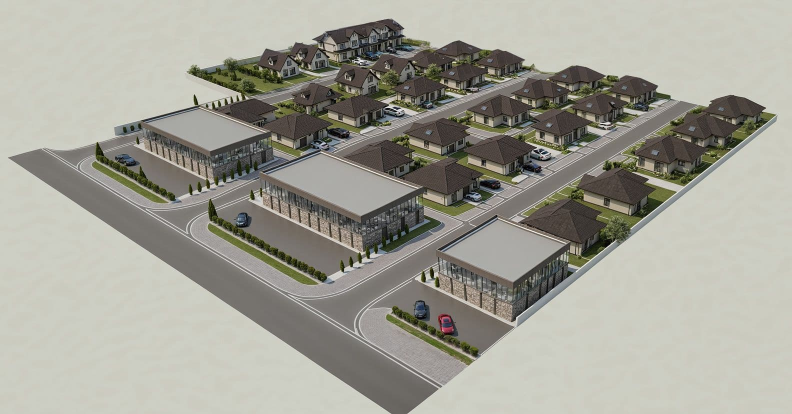
#> input picture 3D-задание-Игорю/04-эталон-рендер-застройщика-ЮВ.jpeg, 1584 x 828 px (shown at 1/2 size)
$ python heroassets.py '../3D-задание-Игорю/04-эталон-рендер-застройщика-ЮВ.jpeg'
#> lines starting #> are read from the running program, lines starting #| are printed output that depends on the picture; after the words box and inside, x2 and y2 are one past the last pixel; in counts of white or black regions, pixels touching at a corner belong together
"""Layers for the «house in front of the title» first screen (/preview/hero-1, reference 1).

The same photo twice: the whole photo at the back, the title over it, and on top the photo again with the sky cut out,
so the roof covers the lower part of the letters. The layers come from one file, so they always line up.

    python tools/heroassets.py [media/photo-14427948.webp]   → public/design/: hero1-photo, hero1-house (+ 900 px copies),
                                                               plan-tip5-lines, house-lines.svg

The sky is found by colour (bright and not warmer than blue: sky and clouds) AND smoothness: the metal roof's highlights
are as white as the clouds, but the tile rows make the roof «ripple» (high local contrast) while sky and clouds are
smooth. Only the sky that touches the top edge is kept (a flood fill), so window reflections and white fences below the
roof stay. Then the sky grows a few pixels into sky-coloured pixels to reach the roof edge (the smoothness window stops
short of it). Check the result: tools/.shots/heroassets_check*.png show the cut-out house over magenta.
"""
import os, sys
from PIL import Image, ImageDraw, ImageFilter
import numpy as np


def box_mean(x, radius):
    k = 2 * radius + 1
    p = np.pad(x, radius + 1, mode="edge").cumsum(0).cumsum(1)
    s = p[k:, k:] - p[:-k, k:] - p[k:, :-k] + p[:-k, :-k]
    return s[: x.shape[0], : x.shape[1]] / (k * k)


def local_std(lum, radius):
    return np.sqrt(np.clip(box_mean(lum ** 2, radius) - box_mean(lum, radius) ** 2, 0, None))

ROOT = os.path.dirname(os.path.dirname(os.path.abspath(__file__)))
SRC = sys.argv[1] if len(sys.argv) > 1 else os.path.join(ROOT, "media", "photo-14427948.webp")
OUT = os.path.join(ROOT, "public", "design")
CROP_BOTTOM = 13  # the slide's dark green frame under the photo

im = Image.open(SRC).convert("RGB")
#> im is the input picture: PIL image 1584x828 RGB; mean R, G, B 161, 160.1, 149.8
im = im.crop((0, 0, im.width, im.height - CROP_BOTTOM))
#> im: PIL image 1584x815 RGB
a = np.asarray(im).astype(int)
r, g, b = a[..., 0], a[..., 1], a[..., 2]
v = a.max(axis=2)
sky_colour = (v >= 150) & (b >= r - 6) & (b >= g - 12)  # blue sky and white clouds; brick, green roofs and grass fail
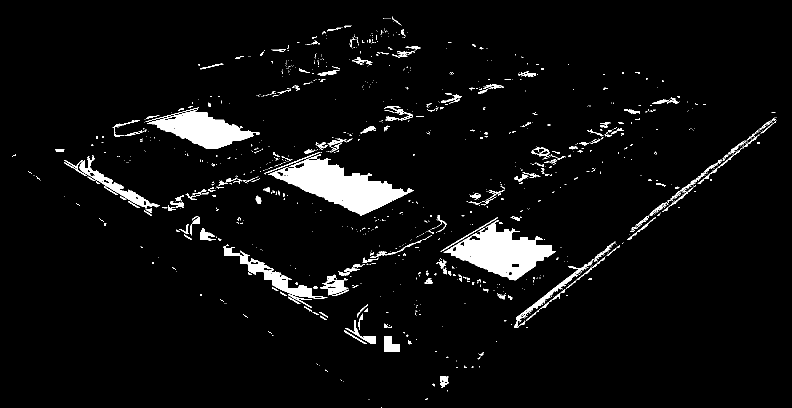
#> sky_colour: shape (815, 1584) bool (shown at 1/2 size); 4.8% white; 1123 white regions (932 under 20 px), largest, box (x1, y1, x2, y2) and area: (536, 308, 828, 431) 14268, (888, 440, 1112, 561) 12299, (294, 219, 511, 298) 8242
lum = 0.299 * r + 0.587 * g + 0.114 * b
smooth = local_std(lum, 3) < 9
#> in box_mean, `p = np.pad(x, radius + 1, mode="edge").cumsum(0).cumsum(1)`:
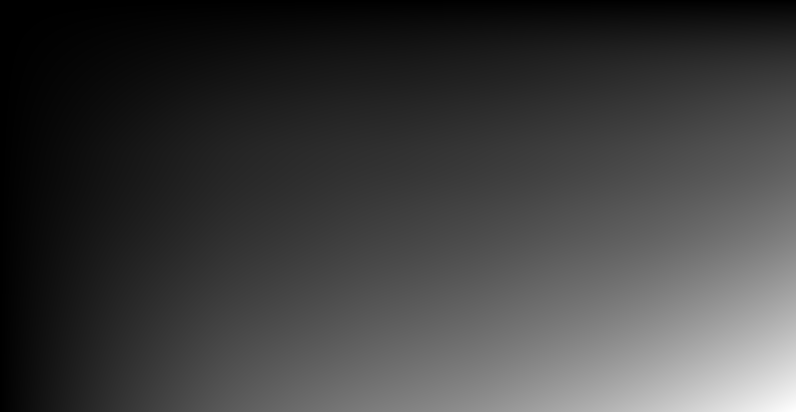
#> p: shape (823, 1592) float64 (shown at 1/2 size); min 41676.4, max 3.74e+10, mean 9.18e+09; drawn with min black and max white
#> in box_mean, `p = np.pad(x, radius + 1, mode="edge").cumsum(0).cumsum(1)`:
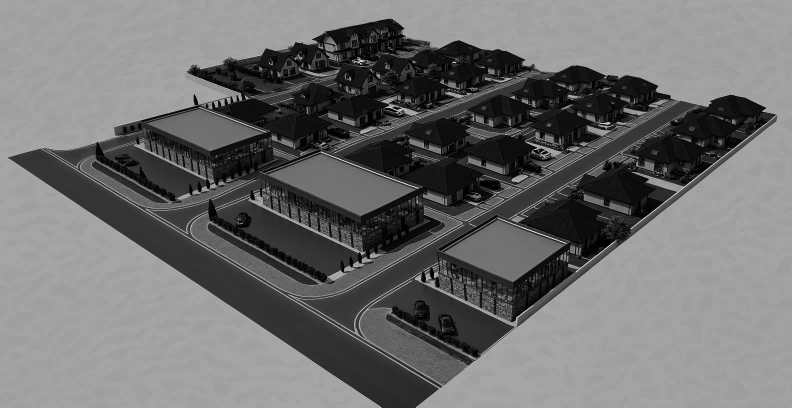
#> x: shape (815, 1584) float64 (shown at 1/2 size); min 0, max 65025, mean 28334.9; drawn with min black and max white
#> in box_mean, `s = p[k:, k:] - p[:-k, k:] - p[k:, :-k] + p[:-k, :-k]`:
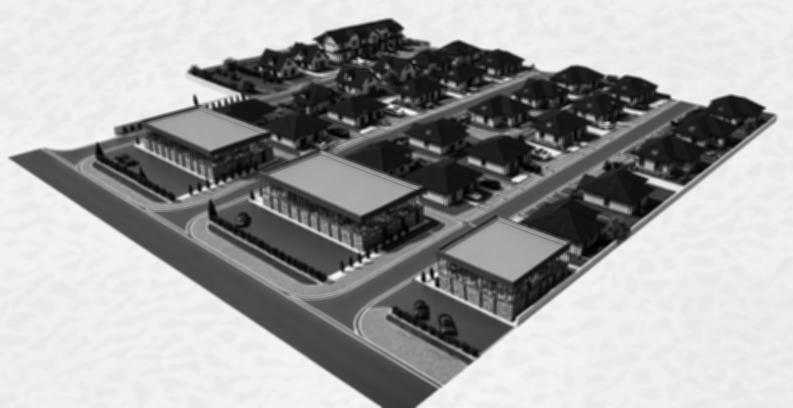
#> s: shape (816, 1585) float64 (shown at 1/2 size); min 5180.5, max 2166744.2, mean 1389508.8; drawn with min black and max white
#> call 2 of box_mean, with radius = 3
#> in box_mean (call 2), `k = 2 * radius + 1`: k = 7
#> in box_mean (call 2), `s = p[k:, k:] - p[:-k, k:] - p[k:, :-k] + p[:-k, :-k]`:
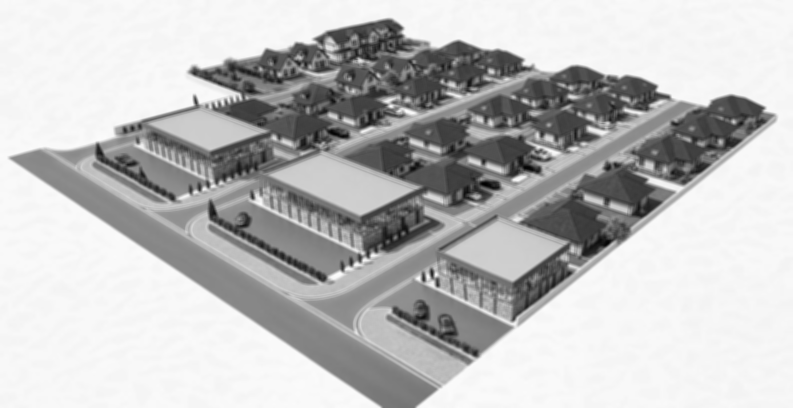
#> s: shape (816, 1585) float64 (shown at 1/2 size); min 398.8, max 10258.9, mean 7773.3; drawn with min black and max white
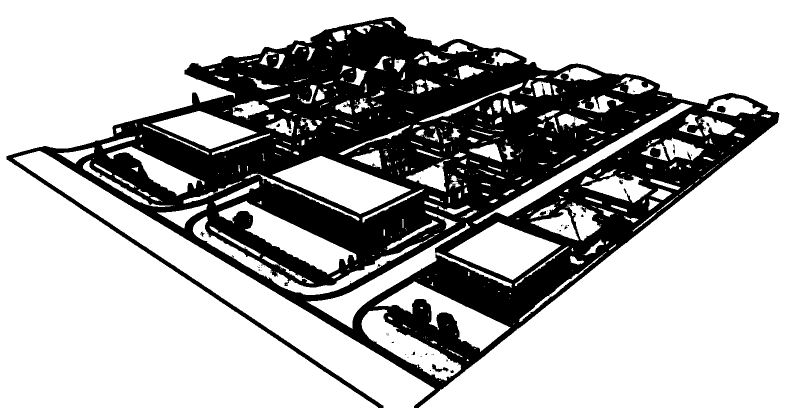
#> smooth: shape (815, 1584) bool (shown at 1/2 size); 69.3% white; 79 black regions (67 under 20 px), largest, box (x1, y1, x2, y2) and area: (13, 34, 1559, 815) 395166, (864, 728, 897, 745) 205, (1434, 212, 1451, 225) 188
sky_like = sky_colour & smooth
#> sky_like: shape (815, 1584) bool; 3% white; 216 white regions (189 under 20 px), largest, box (x1, y1, x2, y2) and area: (545, 315, 813, 428) 13201, (896, 449, 1106, 560) 11428, (303, 224, 511, 298) 7520

mask = Image.fromarray(np.where(sky_like, 255, 0).astype("uint8"), "L")
mask = mask.filter(ImageFilter.MedianFilter(5))  # cloud specks
#> mask: PIL image 1584x815 L; 2.9% white; 36 white regions (18 under 20 px), largest, box (x1, y1, x2, y2) and area: (547, 317, 809, 428) 13205, (898, 449, 1105, 559) 11439, (307, 224, 508, 298) 7503
# keep only the sky that reaches the top edge or the upper sides: fill from every such pixel still unmarked
seeds = [(x, 0) for x in range(0, mask.width, 3)]
seeds += [(x, y) for y in range(0, mask.height * 3 // 4, 3) for x in (0, mask.width - 1)]
for p in seeds:
    if mask.getpixel(p) == 255:
        ImageDraw.floodfill(mask, p, 128)
sky = np.asarray(mask) == 128
#> sky: shape (815, 1584) bool; every value is 0
# and the other way round: the house is what reaches the bottom edge; textured cloud islands left in the sky go
fg = Image.fromarray(np.where(sky, 0, 255).astype("uint8"), "L").copy()  # fromarray shares a read-only buffer: floodfill would do nothing
#> fg: PIL image 1584x815 L; every value is 255
for x in range(0, fg.width, 3):
    if fg.getpixel((x, fg.height - 1)) == 255:
        ImageDraw.floodfill(fg, (x, fg.height - 1), 128)
#> fg: PIL image 1584x815 L; every value is 128
sky = np.asarray(fg) != 128
# grow up to GROW px into sky-coloured pixels that are not white (a white pixel at the edge may be a tile highlight)
GROW = 5
growable = sky_colour & ~((r > 235) & (g > 235) & (b > 235))
for _ in range(GROW):
    d = np.asarray(Image.fromarray(np.where(sky, 255, 0).astype("uint8"), "L").filter(ImageFilter.MaxFilter(3))) == 255
    sky = sky | (d & growable)

house = Image.fromarray(np.where(sky, 0, 255).astype("uint8"), "L")
house = house.filter(ImageFilter.MinFilter(3))  # 1 px into the roof: no light sky fringe on the letters
house = house.filter(ImageFilter.GaussianBlur(0.9))
cut = im.copy()
cut.putalpha(house)

os.makedirs(OUT, exist_ok=True)
im.save(os.path.join(OUT, "hero1-photo.webp"), quality=84, method=6)
cut.save(os.path.join(OUT, "hero1-house.webp"), quality=88, method=6)
for name, src in (("hero1-photo-900.webp", im), ("hero1-house-900.webp", cut)):
    small = src.resize((900, round(900 * src.height / src.width)), Image.LANCZOS)
    small.save(os.path.join(OUT, name), quality=82 if src.mode == "RGB" else 86, method=6)
#> this loop made 2 passes
#> name on passes 1 to 2: 'hero1-photo-900.webp', 'hero1-house-900.webp'
#> pass 1, `small = src.resize((900, round(900 * src.height / src.width)), Image.L..`:
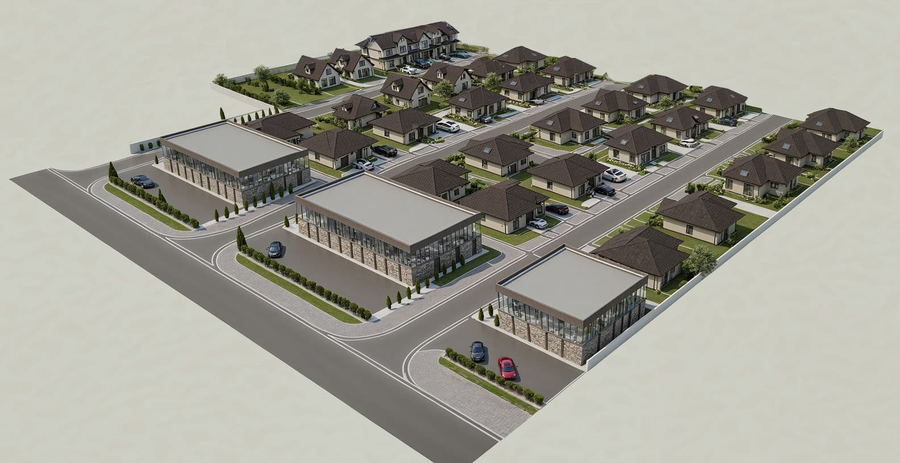
#> small: PIL image 900x463 RGB; mean R, G, B 160.4, 159.5, 149.2

# The line drawing of the house (references 5–6: «Построить», the 404) is traced by hand along this photo's edges:
# src/components/house-lines-data.ts, 1673×897. An edge detector gave brick and grass noise (20.10). The lines fit THIS shot:
# the original of the same frame with a clean sky is fine; a different photo needs the lines traced again.
# The client's plan of «Тип 5» without the slide's text column, as cream lines on transparent (the sheet in the hand).
#> (the run stopped early here; a loop or call above may not have finished)

$ run again, on 3D-задание-Игорю/05-эталон-настоящий-дом-фото.webp
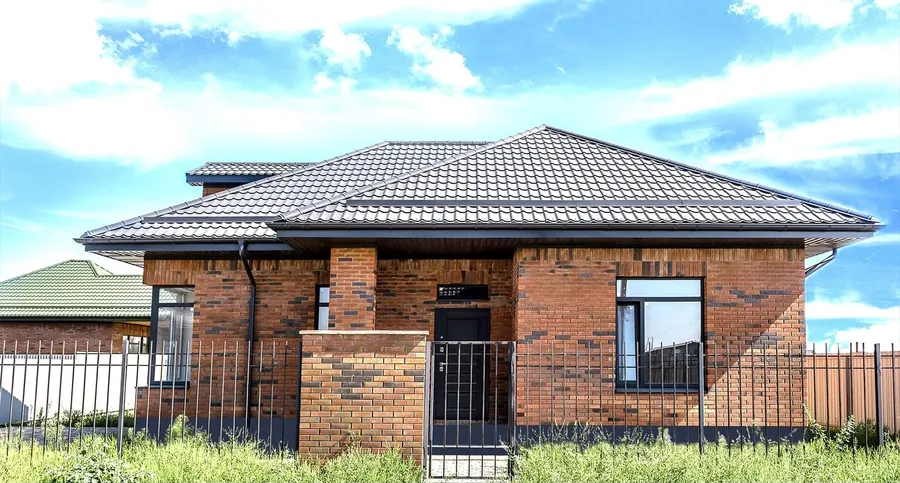
#> input picture 3D-задание-Игорю/05-эталон-настоящий-дом-фото.webp, 900 x 483 px
#> im is the input picture: PIL image 900x483 RGB; mean R, G, B 164.7, 173.4, 169.2
#> im: PIL image 900x470 RGB
#> `sky_colour = (v >= 150) & (b >= r - 6) & (b >= g - 12)`:
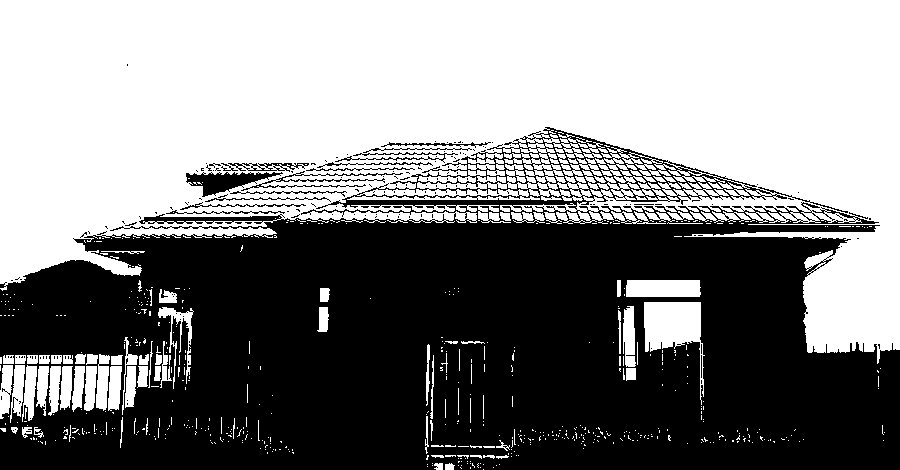
#> sky_colour: shape (470, 900) bool; 51.9% white; 178 black regions (161 under 20 px), largest, box (x1, y1, x2, y2) and area: (0, 127, 900, 470) 199222, (186, 172, 283, 197) 1114, (241, 171, 403, 191) 516
#> smooth: shape (470, 900) bool; 39.6% white; 303 white regions (215 under 20 px), largest, box (x1, y1, x2, y2) and area: (0, 0, 900, 278) 146108, (808, 245, 900, 349) 5860, (246, 240, 663, 257) 3385
#> sky_like: shape (470, 900) bool; 37.1% white; 54 white regions (30 under 20 px), largest, box (x1, y1, x2, y2) and area: (0, 0, 900, 278) 146106, (808, 245, 900, 349) 5860, (648, 305, 697, 344) 1628
#> growable: shape (470, 900) bool; 33.6% white; 1812 white regions (1681 under 20 px), largest, box (x1, y1, x2, y2) and area: (0, 0, 900, 310) 120428, (644, 302, 705, 405) 2584, (6, 80, 145, 106) 1620
#> `cut.putalpha(house)`:
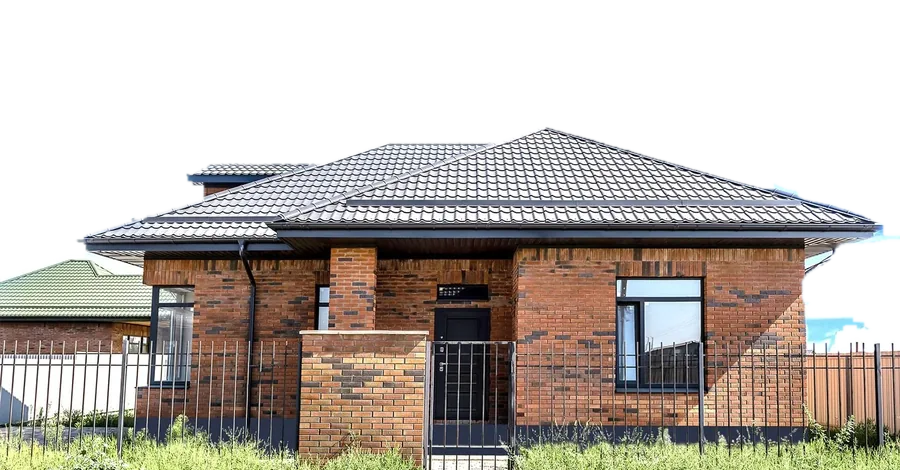
#> cut: PIL image 900x470 RGBA; mean R, G, B, A 164.4, 172.8, 170.4, 151.8; transparent parts drawn white
#> the loop `for name, src in (("hero1-photo-900.webp", im), ("hero1-house-900.webp..` made 2 passes
#> name on passes 1 to 2: 'hero1-photo-900.webp', 'hero1-house-900.webp'
